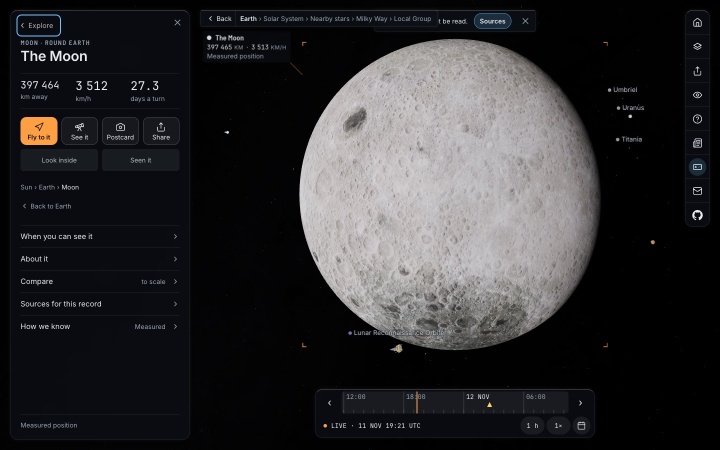
#> input picture docs/images/ui/after-desktop-card.jpg, 1440 x 900 px (shown at 1/2 size)
$ python -i build_trip_thumbs.py   (imports and definitions only)
#> lines starting #> are read from the running program, lines starting #| are printed output that depends on the picture
#> further down, picture is the input picture: PIL image 1440x900 RGB; mean R, G, B 45.4, 44.8, 46.3
#!/usr/bin/env python3
"""The trip cards' pictures (spec 0068 task 1): one small WebP per trip, site/images/trips/<id>.webp.

The maintainer, 2026-10-02: "tour cards should have in background picture for this tour ... gradual image on
the grid square". The card (ui/trippics.js, ui.css .sr-tripcard) lays the picture under its glass
and fades it out under the title; the trip's intro sheet uses the same file as its header.

    $PY scripts/build_trip_thumbs.py --from=pictures.json   from tools/trip-pictures.probe.js (PIL)
    $PY scripts/build_trip_thumbs.py --from=a.json,b.json --pick=trip:stop --only=id,...
                                                            from tools/trip-frames.probe.js
    $PY scripts/build_trip_thumbs.py --from-og [--only=id]  from site/og/<id>.png's scene band (PIL)
    python3 scripts/build_trip_thumbs.py --check            stdlib only: what CI runs (the trips' and the Moments')

THE MOMENTS SHELF (release 1.7.7). The Moments under the trips have pictures the same way, site/images/moments/<id>.webp, one
per story on the shelf (site/js/moments/shelf.js SHELF), 640 x 360 and within the same budget. Each is the story's own
frame at its `picture` second (the shelf row names it), rendered by tools/moment-pictures.probe.js:

    node tools/cdp.mjs "http://127.0.0.1:8450/index.html?momentPictures=ID,ID" tools/moment-pictures.probe.js \\
      --width=1200 --height=900 --block=celestrak.org,ll.thespacedevs.com > /tmp/moment-pictures.json
    $PY scripts/build_trip_thumbs.py --moments --from=/tmp/moment-pictures.json [--only=id,...]

WHERE THE PICTURES COME FROM. The app's own renderer, at each trip's picture stop
(tools/trip-pictures.probe.js says how and which stop): the same scene a visitor flies to, never
a stock photograph that would promise something the trip does not show. `--from-og` is the
fallback for a machine that cannot run the probe: the share picture's scene band, cropped to 16:9.

THE SIZE. 640 x 360: the intro header is the sidebar's 360 CSS px wide, 720 device pixels on a
2x screen, and a card is 160 x 128 CSS px; 640 is the smallest width that does not visibly soften
the header, and space is mostly black, which WebP spends almost nothing on. Each file is encoded
at the highest quality that fits `trip_picture_bytes` (registry/budgets.yaml), from 82 down to 42,
softened by up to a pixel first when even 42 does not fit (encode() says when that happens); a
picture that still does not fit is refused rather than smeared further.

WHY --check NEEDS NOTHING INSTALLED. CI's registry job has PyYAML and nothing else ("every other
one is a thing between a contributor and a green check"), so the check reads the WebP header by
hand: RIFF, WEBP, then the VP8 / VP8L / VP8X chunk that carries the size. It refuses a trip in
registry/tours.yaml without a picture, a picture for no trip, a file that is not a WebP, the wrong
size, and a file over the budget.
"""

from __future__ import annotations

import base64
import io
import json
import re
import struct
import sys
from pathlib import Path

ROOT = Path(__file__).resolve().parent.parent
OUT = ROOT / "site" / "images" / "trips"
TOURS = ROOT / "registry" / "tours.yaml"
BUDGETS = ROOT / "registry" / "budgets.yaml"
OG = ROOT / "site" / "og"
MOMENTS_OUT = ROOT / "site" / "images" / "moments"
SHELF = ROOT / "site" / "js" / "moments" / "shelf.js"
SIZE = (640, 360)
QUALITIES = range(82, 39, -4)


# [118 lines left out: functions arg, trip_ids, shelf_ids, shelf_tops, budget, webp_size and 3 more, not called in this run]


def fit(im):
    """Cover SIZE: crop to 16:9 about the centre, then resample."""
    from PIL import Image

    w, h = im.size
#> w = 1440; h = 900
    want = SIZE[0] / SIZE[1]
    if w / h > want:
        cw = round(h * want)
        im = im.crop(((w - cw) // 2, 0, (w - cw) // 2 + cw, h))
    else:
        ch = round(w / want)
#> ch = 810
        im = im.crop((0, (h - ch) // 2, w, (h - ch) // 2 + ch))
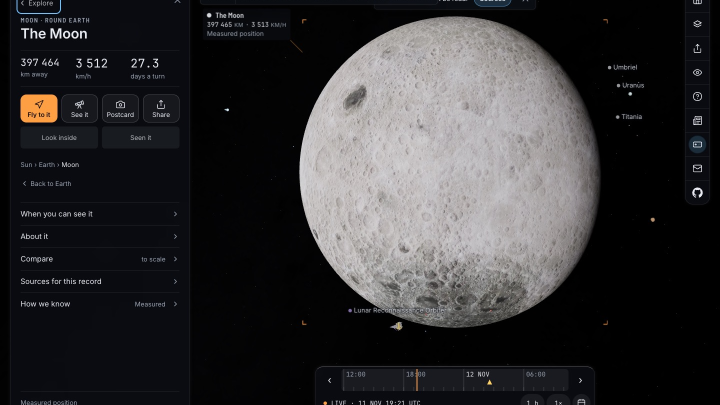
#> im: PIL image 1440x810 RGB (shown at 1/2 size); mean R, G, B 49.6, 48.7, 50.2
    return im.resize(SIZE, Image.LANCZOS)
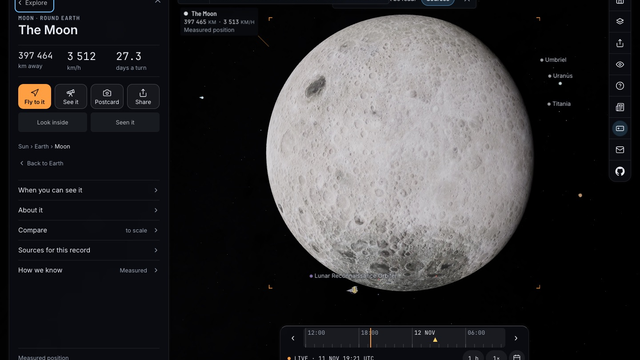
#> returned value: PIL image 640x360 RGB; mean R, G, B 49.6, 48.7, 50.2


# [71 lines left out: function build, not called in this run]


# [5 lines not run here, left out]

>>> from PIL import Image
>>> picture = Image.open('../docs/images/ui/after-desktop-card.jpg')
>>> result = fit(picture)
